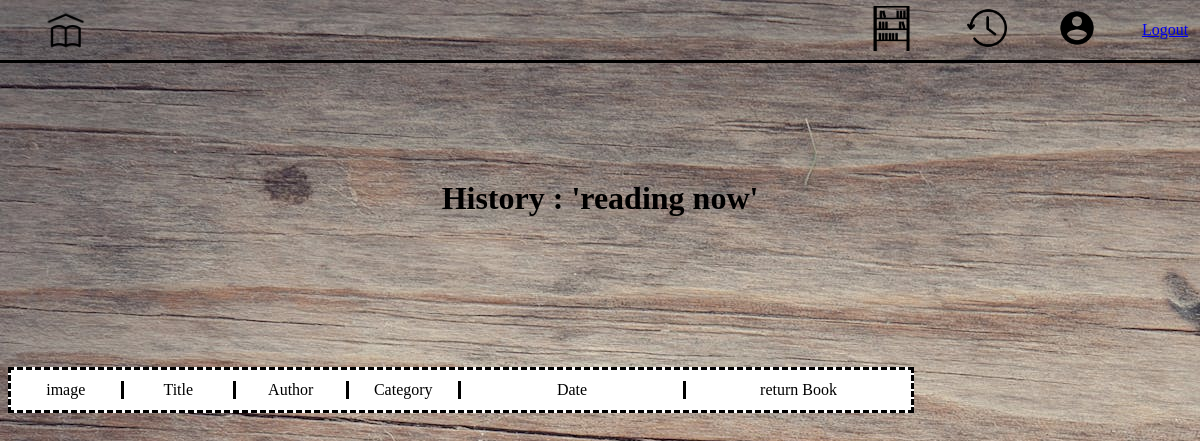
The app's page /pages/history/ (signed in), older data.
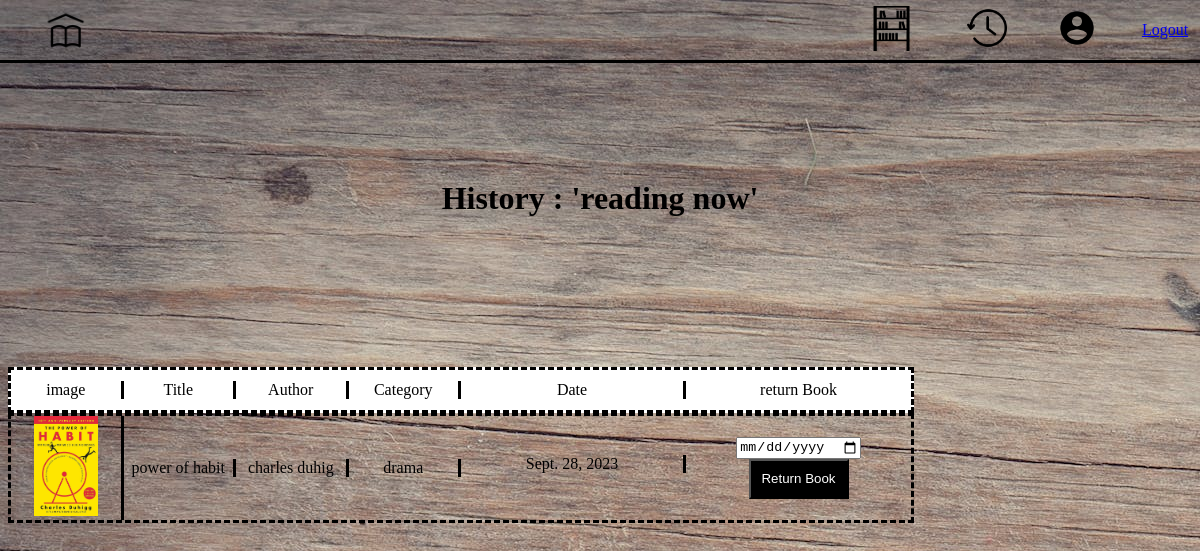
The same page, newer data.
### library/models.py (models this page shows, shortened)
class BookHistory(models.Model):
  customer = models.ForeignKey(customer, on_delete=models.CASCADE)
  book = models.ForeignKey(Book, on_delete=models.CASCADE, blank=True, null=True)
  starting_date = models.DateField(null=True, blank=True)

class Book(models.Model):
  title = models.CharField(max_length=30, null=True)
  author = models.CharField(max_length=30, null=True)
  category = models.CharField(max_length=30, null=True)
  ISBN = models.CharField(max_length=30, null=True)
  status = models.CharField(max_length=30, null=True)
  image = models.ImageField(null=True, blank=True)
  @property
  def imageURL(self):
    try:
        url = self.image.url
    except:
        url = ''
    return url

### library/views.py (the view)
# urls.py: path('history/',views.history, name='history'),
def history(request):
    if request.user.is_authenticated:
        customer = request.user.customer
        historyitems = BookHistory.objects.filter(customer=customer)
    else:
        historyitems =[]
    context = {'historyitems': historyitems}
    return render(request,'library/html/history.html', context)

### library/templates/library/html/history.html (shortened to what this page needs)
{% load static %}
<!DOCTYPE html>
<html lang="en">
<head>
    <link rel="stylesheet" href="{% static 'css/home.css' %}">
    <link rel="stylesheet" href="{% static 'css/confirmation.css' %}">
    <link rel="stylesheet" href="{% static 'css/history.css' %}">
</head>
<body>
    <div class="header">
        <div class="homebutton">
          <div class="homebutton2"><a class="try"  href="{% url 'home'%}"><img class="home-image" src="{% static 'images/home.png' %}" alt=""></a></div>
        </div>
        <div class="headersearch">
        </div>
        <div class="headeritems">
          <div class="headeritemelement"><a class="try" href="{% url 'myshelf' %}"><img class="shelf-image" src="{% static 'images/shelf.jpeg'%}" alt=""></a></div>
          <div class="headeritemelement"><a class="try" href="{% url 'returning' %}"><img class="history-image" src="{% static 'images/history.png' %}" alt=""></a></div>
          <div class="headeritemelement"><a class="try" href="{% url 'account' %}"><img class="account-image" src="{% static 'images/account.png' %}" alt=""></a></div>
          <div><p><a href="{% url 'logout' %}">Logout</a></p></div>
        </div>
    </div>
        <div class="history-summary"><h1>History : 'reading now'</h1></div>
            <div class="history-list-container">
                <div class="history-label-container">
                    <div class="labels">image</div>
                    <div class="labels">Title</div>
                    <div class="labels">Author</div>
                    <div class="labels">Category</div>
                    <div class="labels">Date</div>
                    <div>return Book</div>
                </div>
                {% for item in historyitems %}
                    <div class="history-items">
                        <div class="labels"><img class="check-img" src="{{item.book.imageURL}}" alt=""></div>
                        <div class="labels">{{item.book.title}}</div>
                        <div class="labels">{{item.book.author}}</div>
                        <div class="labels">{{item.book.category}}</div>
                        <p class="labels summary-items-date">{{item.starting_date}}</p>
                        <div>
                            <input id="returning-date" class="return-date-input" type="date">
                            <button data-book="{{item.book.id}}" data-action="Confirm" class="Return-button return-book">Return Book</button>
                        </div>
                    </div>
                {% endfor %}
            </div>
</body>
</html>

Row changes from the older to the newer data that the page shows:
added BookHistory: book.imageURL (picture), book "power of habit", book.author "charles duhig", book.category "drama", starting_date "Sept. 28, 2023"
